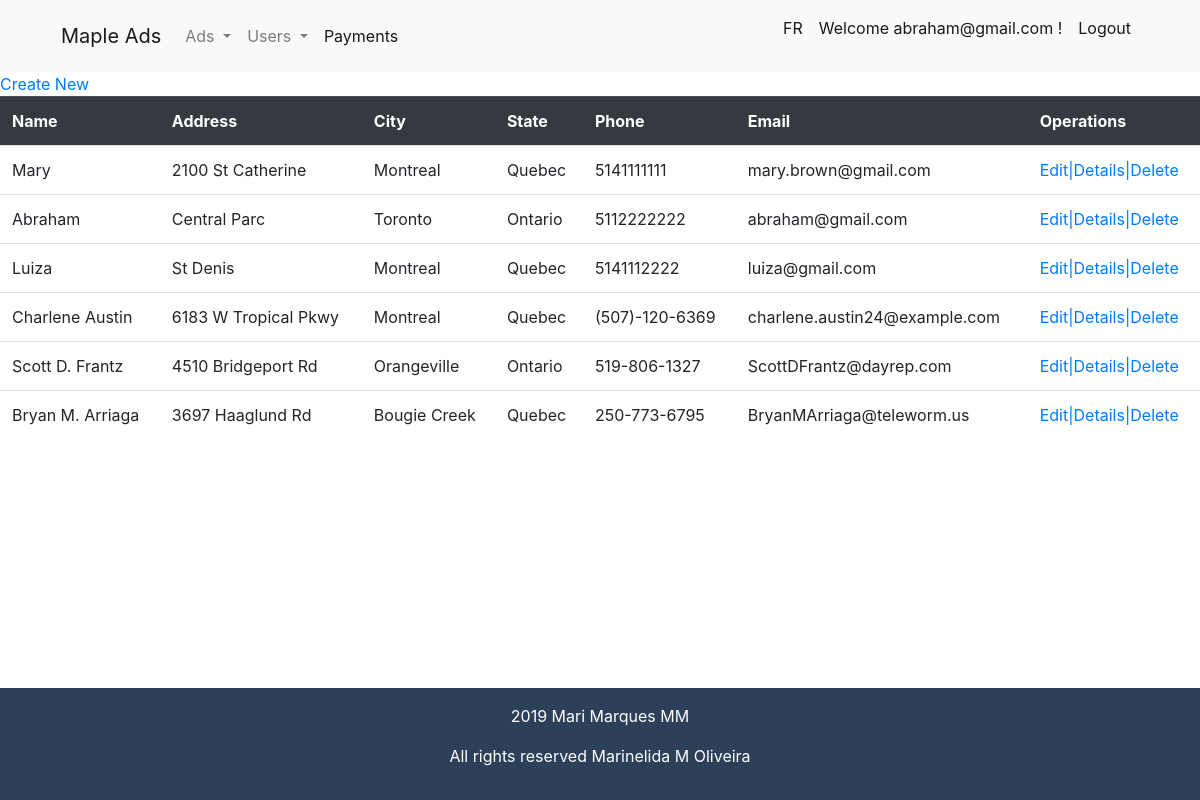
The page /Views/User/retrive.php (signed in) on the database its author committed.
### tables this page shows
CREATE TABLE `user` (
  `userId` int(11) NOT NULL,
  `userName` varchar(50) NOT NULL,
  `address` varchar(255) NOT NULL,
  `city` varchar(50) NOT NULL,
  `state` varchar(50) NOT NULL,
  `phone` varchar(20) NOT NULL,
  `email` varchar(50) NOT NULL,
  `password` varchar(20) NOT NULL,
  `membertype` int(11) NOT NULL
);

### Views/User/retrive.php (called while the page is built)
<?php
include $_SERVER['DOCUMENT_ROOT'].'/FinalProject/Views/Partials/header.php';
require_once  $_SERVER['DOCUMENT_ROOT'].'/FinalProject/dbConfig.php';
require_once $_SERVER['DOCUMENT_ROOT'].'/FinalProject/Models/User.class.php';
try {
    $connection = new PDO("mysql:host=$hostname;dbname=$dbname",$username,"$password");
    $user = new User();
    $result = $user->getAllUsers($connection);
    $user->displayAllUsers($result);
} catch (Exception $pdoEx) {
    echo $pdoEx->getMessage();
}
?>
<?php include $_SERVER['DOCUMENT_ROOT'].'/FinalProject/Views/Partials/footer.php';?>

### Models/User.class.php (the view, shortened to what this page needs)
<?php
class User{
    private $name;
    private $address;
    private $city;
    private $state;
    private $phone;
    private $email;
    function __construct($userId=null,$name = null, $address=null, $city=null,$state=null,$phone=null,$email=null,$password=null,$type=null){
        $this->name=$name;
        $this->address=$address;
        $this->city=$city;
        $this->state=$state;
        $this->city=$city;
        $this->phone=$phone;
        $this->email=$email;
    }
    public static function getHeader(){
        $str = "<div><a href='http://localhost/FinalProject/Views/User/create.php'>Create New</a><table class='table'>";
        $str = "$str<tr class='thead-dark'><th>Name</th><th>Address</th>";
        $str = "$str<th>City</th><th>State</th><th>Phone</th><th>Email</th>";
        $str = "$str<th>Operations</th></tr>";
        return $str;
    }
    public static function getFooter(){
        return "</table></div>";
    }
    public function __toString(){
        $str = "<tr><td>$this->name</td><td>$this->address</td>";
        $str = "$str<td>$this->city</td><td>$this->state</td>";
        $str = "$str<td>$this->phone</td><td>$this->email</td>";
        $str = "$str<td><a href='http://localhost/FinalProject/Views/User/update.php'>Edit<span>|</span></a><a href='#'>Details<span>|</span></a><a href='http://localhost/FinalProject/Views/User/delete.php'>Delete</a></td></tr>";
        return $str;
    }
    public function getAllUsers($connection){
        $counter=0;
        $query="select*from user";
        foreach ($connection->query($query) as $oneRow){
            $user = new User($oneRow["userId"],
                $oneRow["userName"],
                $oneRow["address"],
                $oneRow["city"],
                $oneRow["state"],
                $oneRow["phone"],
                $oneRow["email"],
                $oneRow["password"],
                $oneRow["membertype"]);
            $listOfUsers[$counter++] = $user;
        }
        return  $listOfUsers;
    }
    public function displayAllUsers($listOfUsers){
        echo self::getHeader();
        foreach ($listOfUsers as $oneUser)
            echo $oneUser;
            echo self::getFooter();
    }
}

### Views/Partials/header.php (shortened to what this page needs)
<!doctype html>
<html lang="en">
  <head>
     <link rel="stylesheet" href="http://localhost/FinalProject/Style/main.css">
    <link rel="stylesheet" href="https://stackpath.bootstrapcdn.com/bootstrap/4.3.1/css/bootstrap.min.css">
  </head>
  <body>
  <?php
      if (!isset($_SESSION["email"])) { ?>
          <header class="bg-light">
              <div class="container">
                  <nav class="navbar navbar-expand-lg navbar-light bg-light">
                      <a class="navbar-brand" href="http://localhost/FinalProject/index.php">Maple Ads</a>
                      <button class="navbar-toggler" type="button" data-toggle="collapse" data-target="#navbarNav" aria-controls="navbarNav" aria-expanded="false" aria-label="Toggle navigation">
                      	<span class="navbar-toggler-icon"></span>
                      </button>
                      <div class="collapse navbar-collapse justify-content-end" id="navbarNav">
                      <ul class="navbar navbar-nav justify-content-end">
                      	<li class="nav-item active">
                      		<a class="nav-link" href="#">FR <span class="sr-only">(current)</span></a>
                          </li>
                          <li class="nav-item">
                          	<a class="nav-link" href="http://localhost/FinalProject/Views/User/create.php">Register</a>
                          </li>
                          <li class="nav-item">
                          	<a class="nav-link" href="http://localhost/FinalProject/Views/User/login.php">Sign In</a>
                          </li>
                      </ul>
                      </div>
                  </nav>
              </div>
          </header>
     <?php  }else{
          if ($_SESSION["type"] == 3) { ?>
          	<header class="bg-light">
  	<div class="container">
      <nav class="navbar navbar-expand-lg navbar-light bg-light">
      <a class="navbar-brand" href="http://localhost/FinalProject/front_logged.php">Maple Ads</a>
      <button class="navbar-toggler" type="button" data-toggle="collapse" data-target="#navbarNav" aria-controls="navbarNav" aria-expanded="false" aria-label="Toggle navigation">
        <span class="navbar-toggler-icon"></span>
      </button>
      <div class="collapse navbar-collapse" id="navbarNav">
        <ul class="navbar-nav justify-content-end">
            <li class="nav-item active">
            	<a class="nav-link" href="http://localhost/FinalProject/Views/Ads/retrive.php">My Ads <span class="sr-only">(current)</span></a>
           </li>
        <li class="nav-item active">
            <a class="nav-link" href="#">Payments <span class="sr-only">(current)</span></a>
          </li>
          </ul>
          <div class="collapse navbar-collapse justify-content-end" id="navbarNav">
          <ul class="navbar-nav">
           <li class="nav-item active">
           		<p class='nav-link'><?php echo "Welcome  ".$_SESSION['email']." !" ?> </p>
          </li>
          <li class="nav-item active">
            <a class="nav-link" href="#">FR <span class="sr-only">(current)</span></a>
          </li>
          <li class="nav-item active">
            <a class="nav-link" href="http://localhost/FinalProject/index.php">Logout</a>
          </li>
        </ul>
        </div>
      </div>
    </nav>
    </div>
    </header>
       <?php }else if($_SESSION["type"] == 1){ ?>
       <header class="bg-light">
  	<div class="container">
      <nav class="navbar navbar-expand-lg navbar-light bg-light">
      <a class="navbar-brand" href="http://localhost/FinalProject/front_logged.php">Maple Ads</a>
      <div class="collapse navbar-collapse" id="navbarNav">
        <ul class="navbar-nav">
            <li class="nav-item dropdown">
                <a class="nav-link dropdown-toggle" href="#" id="navbarDropdown" role="button" data-toggle="dropdown" aria-haspopup="true" aria-expanded="false">
                  Ads
                </a>
          </li>
          <li class="nav-item dropdown">
                <a class="nav-link dropdown-toggle" href="#" id="navbarDropdown" role="button" data-toggle="dropdown" aria-haspopup="true" aria-expanded="false">
                  Users
                </a>
          </li>
        <li class="nav-item active">
            <a class="nav-link" href="#">Payments <span class="sr-only">(current)</span></a>
          </li>
          </ul>
          <div class="collapse navbar-collapse justify-content-end" id="navbarNav">
          <ul class="navbar-nav">
              <li class="nav-item active">
                <a class="nav-link" href="#">FR <span class="sr-only">(current)</span></a>
              </li>
              <li class="nav-item active">
                <p class="nav-link"><?php echo "Welcome  ".$_SESSION['email']." !" ?></p>
              </li>
              <li class="nav-item active">
                <a class="nav-link" href="http://localhost/FinalProject/index.php">Logout</a>
              </li>
        </ul>
        </div>
      </div>
    </nav>
</div>
</header>
        <?php }
      }
  ?>

### Views/Partials/footer.php (shortened to what this page needs)
 <footer>
 	<p class="text-center">2019 Mari Marques MM</p>
	<p class="text-center">All rights reserved Marinelida M Oliveira</p>
 </footer>
  </body>
</html>

### Style/main.css (style rules this page uses)
html { height: 100%; box-sizing: border-box; }
body { position: relative; margin: 0; padding-bottom: 6rem; min-height: 100%; }
footer { background-color: #2d4059; color: white; position: absolute; right: 0; bottom: 0; left: 0; padding: 1rem; }
.container { width: 100%; padding-right: 0px; padding-left: 0px; margin-right: 0px; margin-left: 0px; }

### rows shown on the page
user: userName "Mary", address "2100 St Catherine", city "Montreal", state "Quebec", phone "5141111111", email "mary.brown@gmail.com"
user: userName "Abraham", address "Central Parc", city "Toronto", state "Ontario", phone "5112222222", email "abraham@gmail.com"
user: userName "Luiza", address "St Denis", city "Montreal", state "Quebec", phone "5141112222", email "luiza@gmail.com"
user: userName "Charlene Austin", address "6183 W Tropical Pkwy", city "Montreal", state "Quebec", phone "(507)-120-6369", email "charlene.austin24@example.com"
user: userName "Scott D. Frantz", address "4510 Bridgeport Rd", city "Orangeville", state "Ontario", phone "519-806-1327", email "ScottDFrantz@dayrep.com"
user: userName "Bryan M. Arriaga", address "3697 Haaglund Rd", city "Bougie Creek", state "Quebec", phone "250-773-6795", email "BryanMArriaga@teleworm.us"

### other values the page prints
$_SESSION['email'] "abraham@gmail.com"
